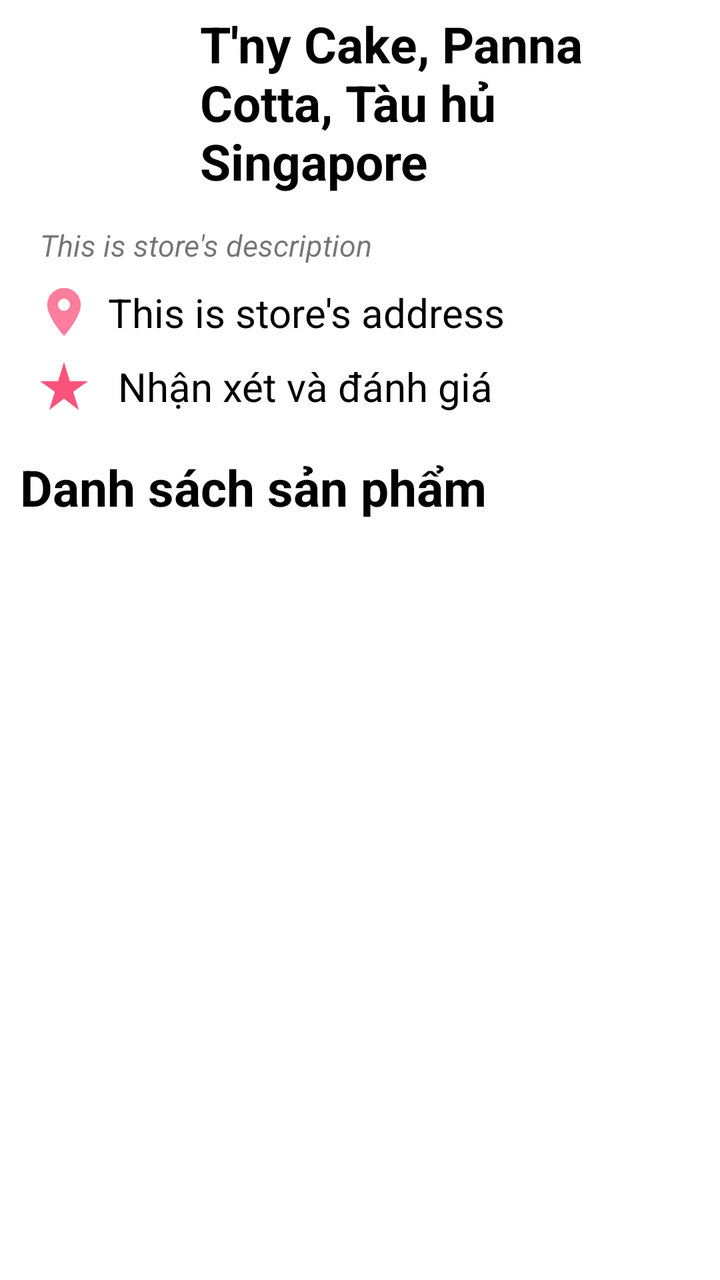
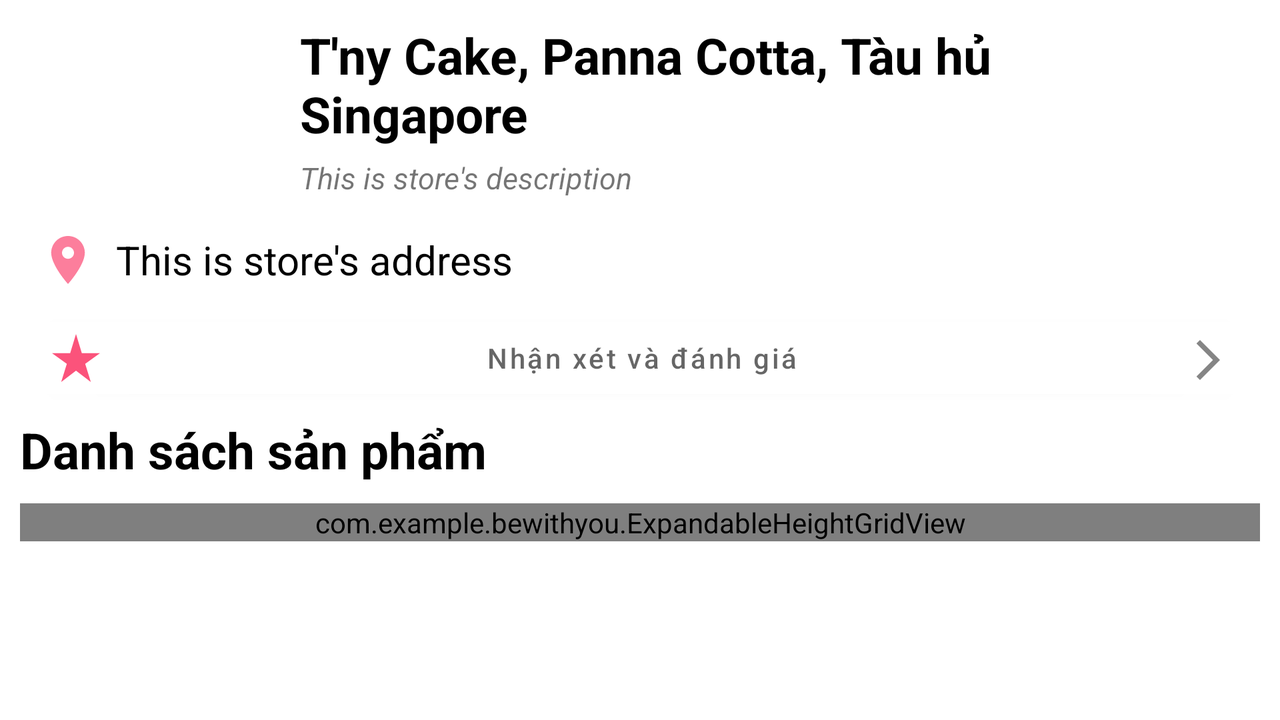

First picture: res/layout/ on a phone held upright. Second picture: the repository's own variant of that layout, on a device whose configuration matches the variant's folder. Source for both follows.
<!-- AndroidManifest.xml: application theme Theme.BeWithYou -->
<!-- res/layout/activity_product_page.xml -->
<?xml version="1.0" encoding="utf-8"?>
<LinearLayout xmlns:android="http://schemas.android.com/apk/res/android"
    xmlns:app="http://schemas.android.com/apk/res-auto"
    xmlns:tools="http://schemas.android.com/tools"
    android:layout_width="match_parent"
    android:layout_height="match_parent"
    android:orientation="vertical"
    tools:context=".ProductPage">
    <LinearLayout
        android:layout_width="match_parent"
        android:layout_height="wrap_content"
        android:orientation="horizontal"
        android:layout_marginLeft="20dp"
        android:layout_marginRight="20dp"
        android:gravity="center_horizontal|center_vertical">
        <ImageView
            android:id="@+id/imv_store"
            android:layout_width="75dp"
            android:layout_height="wrap_content"
            tools:srcCompat="@tools:sample/avatars"/>
        <TextView
            android:id="@+id/tv_store_name"
            android:layout_width="match_parent"
            android:layout_height="wrap_content"
            android:text="T'ny Cake, Panna Cotta, Tàu hủ Singapore"
            android:textSize="@dimen/name_textSize"
            android:textStyle="bold"
            android:textColor="@color/black"
            android:layout_margin="5dp"
            />
    </LinearLayout>
    <TextView
        android:id="@+id/tv_store_description"
        android:layout_width="match_parent"
        android:layout_height="wrap_content"
        android:text="This is store's description"
        android:textSize="@dimen/description_textSize"
        android:textStyle="italic"
        android:layout_marginLeft="20dp"
        android:layout_marginRight="20dp"
        android:layout_marginTop="10dp"
        />
    <TextView
        android:id="@+id/tv_store_address"
        android:layout_width="match_parent"
        android:layout_height="wrap_content"
        android:text="  This is store's address"
        android:textColor="@color/black"
        android:textSize="@dimen/normal_textSize"
        android:layout_marginLeft="20dp"
        android:layout_marginRight="20dp"
        android:layout_marginTop="10dp"
        android:drawableLeft="@drawable/ic_location"
        />
    <TextView
        android:layout_width="match_parent"
        android:layout_height="wrap_content"
        android:text="   Nhận xét và đánh giá"
        android:textSize="@dimen/normal_textSize"
        android:textColor="@color/black"
        android:drawableLeft="@drawable/ic_rate_star"
        android:layout_marginLeft="20dp"
        android:layout_marginRight="20dp"
        android:layout_marginTop="10dp"
        />
    <TextView
        android:layout_width="match_parent"
        android:layout_height="wrap_content"
        android:text="Danh sách sản phẩm"
        android:textSize="@dimen/name_textSize"
        android:layout_marginTop="20dp"
        android:layout_marginLeft="@dimen/df_margin"
        android:textColor="@color/black"
        android:textStyle="bold"/>
    <GridView
        android:id="@+id/product_display_gridview"
        android:layout_width="match_parent"
        android:layout_height="match_parent"
        android:fitsSystemWindows="true"
        android:padding="15px" />
</LinearLayout>
<!-- resources referenced by this layout -->
<resources>
  <color name="black">#FF000000</color>
  <dimen name="description_textSize">15sp</dimen>
  <dimen name="df_margin">10dp</dimen>
  <dimen name="name_textSize">25sp</dimen>
  <dimen name="normal_textSize">20sp</dimen>
  <!-- drawable ic_location (drawable-anydpi) -->
  <vector xmlns:android="http://schemas.android.com/apk/res/android"
      android:width="24dp"
      android:height="24dp"
      android:viewportWidth="24"
      android:viewportHeight="24"
      android:tint="#FA275A"
      android:alpha="0.6">
    <group android:scaleX="1.2"
        android:scaleY="1.2"
        android:translateX="-2.4"
        android:translateY="-2.4">
      <path
          android:fillColor="@android:color/white"
          android:pathData="M12,2C8.13,2 5,5.13 5,9c0,5.25 7,13 7,13s7,-7.75 7,-13c0,-3.87 -3.13,-7 -7,-7zM12,11.5c-1.38,0 -2.5,-1.12 -2.5,-2.5s1.12,-2.5 2.5,-2.5 2.5,1.12 2.5,2.5 -1.12,2.5 -2.5,2.5z"/>
    </group>
  </vector>
  <!-- drawable ic_rate_star (drawable-anydpi) -->
  <vector xmlns:android="http://schemas.android.com/apk/res/android"
      android:width="24dp"
      android:height="24dp"
      android:viewportWidth="24"
      android:viewportHeight="24"
      android:tint="#FA275A"
      android:alpha="0.8">
    <group android:scaleX="1.2"
        android:scaleY="1.2"
        android:translateX="-2.4"
        android:translateY="-2.4">
      <path
          android:fillColor="@android:color/white"
          android:pathData="M14.43,10l-2.43,-8l-2.43,8l-7.57,0l6.18,4.41l-2.35,7.59l6.17,-4.69l6.18,4.69l-2.35,-7.59l6.17,-4.41z"/>
    </group>
  </vector>
  <style name="Theme.BeWithYou" parent="Theme.MaterialComponents.DayNight.DarkActionBar">
          
          <item name="colorPrimary">@color/purple_500</item>
          <item name="colorPrimaryVariant">@color/purple_700</item>
          <item name="colorOnPrimary">@color/white</item>
          
          <item name="colorSecondary">@color/teal_200</item>
          <item name="colorSecondaryVariant">@color/teal_700</item>
          <item name="colorOnSecondary">@color/black</item>
          
          <item name="android:statusBarColor">?attr/colorPrimaryVariant</item>
          
      </style>
  <color name="purple_500">#FF6200EE</color>
  <color name="purple_700">#FF3700B3</color>
  <color name="white">#FFFFFFFF</color>
  <color name="teal_200">#FF03DAC5</color>
  <color name="teal_700">#FF018786</color>
</resources>
<!-- res/layout-land/activity_product_page.xml (the repository's variant of the layout above) -->
<!-- drawn on the phone turned sideways -->
<?xml version="1.0" encoding="utf-8"?>
<ScrollView xmlns:android="http://schemas.android.com/apk/res/android"
    xmlns:app="http://schemas.android.com/apk/res-auto"
    xmlns:tools="http://schemas.android.com/tools"
    android:layout_width="match_parent"
    android:layout_height="match_parent"
    android:orientation="vertical"
    android:layout_margin="10dp"
    tools:context=".ui.product.ProductPage"
    android:layout_marginLeft="20dp"
    android:layout_marginRight="20dp">
    <LinearLayout
        android:layout_width="match_parent"
        android:layout_height="match_parent"
        android:orientation="vertical">
        <LinearLayout
            android:layout_width="match_parent"
            android:layout_height="wrap_content"
            android:orientation="horizontal"
            android:layout_marginLeft="20dp"
            android:layout_marginRight="20dp"
            android:gravity="center_horizontal|center_vertical">
            <ImageView
                android:id="@+id/imv_store"
                android:layout_width="100dp"
                android:layout_height="90dp"
                tools:srcCompat="@tools:sample/avatars"/>
            <LinearLayout
                android:layout_width="match_parent"
                android:layout_height="wrap_content"
                android:orientation="vertical">
                <TextView
                    android:id="@+id/tv_store_name"
                    android:layout_width="match_parent"
                    android:layout_height="wrap_content"
                    android:text="T'ny Cake, Panna Cotta, Tàu hủ Singapore"
                    android:textSize="@dimen/name_textSize"
                    android:textStyle="bold"
                    android:textColor="@color/black"
                    android:layout_marginLeft="20dp"
                    />
                <TextView
                    android:id="@+id/tv_store_description"
                    android:layout_width="match_parent"
                    android:layout_height="wrap_content"
                    android:text="This is store's description"
                    android:textSize="@dimen/description_textSize"
                    android:textStyle="italic"
                    android:layout_marginLeft="20dp"
                    android:layout_marginTop="5dp"
                    />
            </LinearLayout>
        </LinearLayout>
        <LinearLayout
            android:layout_width="match_parent"
            android:layout_height="wrap_content"
            android:layout_marginTop="5dp">
            <ImageButton
                android:id="@+id/btnCart"
                android:layout_width="wrap_content"
                android:layout_height="wrap_content"
                android:backgroundTint="@color/white"
                android:contentDescription="Cart"
                android:minHeight="50dp"
                android:layout_gravity="left"
                android:src="@drawable/ic_location" />
            <TextView
                android:id="@+id/tv_store_address"
                android:layout_width="match_parent"
                android:layout_height="wrap_content"
                android:text="This is store's address"
                android:textColor="@color/black"
                android:textSize="@dimen/normal_textSize"
                android:layout_marginRight="20dp"
                android:layout_gravity="center"/>
        </LinearLayout>

        <Button
            android:id="@+id/btnReviewStore"
            android:layout_width="match_parent"
            android:layout_height="wrap_content"
            android:hint="Nhận xét và đánh giá"
            android:drawableLeft="@drawable/ic_rate_star"
            android:drawableRight="@drawable/ic_arrow"
            android:backgroundTint="@color/white"
            />
        <TextView
            android:layout_width="match_parent"
            android:layout_height="wrap_content"
            android:text="Danh sách sản phẩm"
            android:textSize="@dimen/name_textSize"
            android:layout_marginTop="5dp"
            android:layout_marginBottom="10dp"
            android:textColor="@color/black"
            android:textStyle="bold"/>

        <com.example.bewithyou.ExpandableHeightGridView
            android:id="@+id/product_display_gridview"
            android:layout_width="match_parent"
            android:layout_height="wrap_content"
            android:stretchMode="columnWidth"
            android:verticalSpacing="20dp"
            android:gravity="center"
            android:horizontalSpacing="2dp"
            android:isScrollContainer="false">
        </com.example.bewithyou.ExpandableHeightGridView>
    </LinearLayout>
</ScrollView>
<!-- resources referenced by the variant -->
<!-- as the phone turned sideways resolves them -->
<resources>
  <color name="black">#FF000000</color>
  <color name="white">#FFFFFFFF</color>
  <dimen name="description_textSize">15sp</dimen>
  <dimen name="name_textSize">25sp</dimen>
  <dimen name="normal_textSize">20sp</dimen>
  <!-- drawable ic_arrow (drawable-anydpi) -->
  <vector xmlns:android="http://schemas.android.com/apk/res/android"
      android:width="22dp"
      android:height="22dp"
      android:viewportWidth="22"
      android:viewportHeight="22"
      android:tint="#333333"
      android:alpha="0.6"
      android:autoMirrored="true">
    <path
        android:fillColor="@android:color/white"
        android:pathData="M6.23,20.23l1.77,1.77l10,-10l-10,-10l-1.77,1.77l8.23,8.23z"/>
  </vector>
  <!-- drawable ic_location (drawable-anydpi) -->
  <vector xmlns:android="http://schemas.android.com/apk/res/android"
      android:width="24dp"
      android:height="24dp"
      android:viewportWidth="24"
      android:viewportHeight="24"
      android:tint="#FA275A"
      android:alpha="0.6">
    <group android:scaleX="1.2"
        android:scaleY="1.2"
        android:translateX="-2.4"
        android:translateY="-2.4">
      <path
          android:fillColor="@android:color/white"
          android:pathData="M12,2C8.13,2 5,5.13 5,9c0,5.25 7,13 7,13s7,-7.75 7,-13c0,-3.87 -3.13,-7 -7,-7zM12,11.5c-1.38,0 -2.5,-1.12 -2.5,-2.5s1.12,-2.5 2.5,-2.5 2.5,1.12 2.5,2.5 -1.12,2.5 -2.5,2.5z"/>
    </group>
  </vector>
  <!-- drawable ic_rate_star (drawable-anydpi) -->
  <vector xmlns:android="http://schemas.android.com/apk/res/android"
      android:width="24dp"
      android:height="24dp"
      android:viewportWidth="24"
      android:viewportHeight="24"
      android:tint="#FA275A"
      android:alpha="0.8">
    <group android:scaleX="1.2"
        android:scaleY="1.2"
        android:translateX="-2.4"
        android:translateY="-2.4">
      <path
          android:fillColor="@android:color/white"
          android:pathData="M14.43,10l-2.43,-8l-2.43,8l-7.57,0l6.18,4.41l-2.35,7.59l6.17,-4.69l6.18,4.69l-2.35,-7.59l6.17,-4.41z"/>
    </group>
  </vector>
  <style name="Theme.BeWithYou" parent="Theme.MaterialComponents.DayNight.DarkActionBar">
          
          <item name="colorPrimary">@color/purple_500</item>
          <item name="colorPrimaryVariant">@color/purple_700</item>
          <item name="colorOnPrimary">@color/white</item>
          
          <item name="colorSecondary">@color/teal_200</item>
          <item name="colorSecondaryVariant">@color/teal_700</item>
          <item name="colorOnSecondary">@color/black</item>
          
          <item name="android:statusBarColor">?attr/colorPrimaryVariant</item>
          
      </style>
  <color name="purple_500">#FF6200EE</color>
  <color name="purple_700">#FF3700B3</color>
  <color name="teal_200">#FF03DAC5</color>
  <color name="teal_700">#FF018786</color>
</resources>
